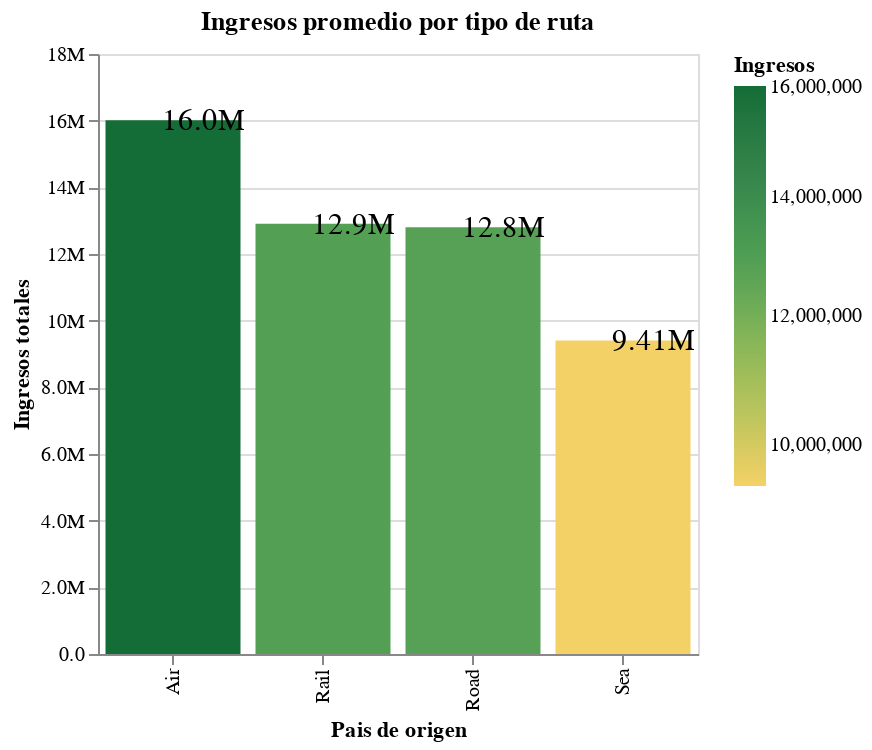

Notebook code for this chart:
### Code cell
line = alt.Chart(medios_transporte_sta_sales_mean).mark_bar().encode(
    x=alt.X('transport_mode' , title='Pais de origen ',sort=alt.SortArray(['Porcentaje_apoyo_sales'])),
    y=alt.Y('total_value', title='Ingresos totales'),
    color=alt.Color("total_value", legend=alt.Legend(title="Ingresos"),scale=alt.Scale(scheme='goldgreen',type= 'sqrt')),   
)

area= alt.Chart(medios_transporte_sta_sales_mean).mark_area(opacity=0.3).encode(
    x=alt.X('transport_mode',sort=alt.SortArray(['total_value'])),
    y=alt.Y('total_value',stack=None,axis=alt.Axis(format=".2s") )
    # color="product"
).mark_text(align='center',dx=15,size=15).encode(text = alt.Text('total_value:Q', format = ".3s"))

(line + area ).properties(width=300, title="Ingresos promedio por tipo de ruta").interactive()

### Figure 1 — Vega-Lite specification as saved in the notebook (floating-point values rounded to 4 significant figures)
{"config": {"view": {"continuousWidth": 400, "continuousHeight": 300}}, "layer": [{"mark": "bar", "encoding": {"color": {"field": "total_value", "legend": {"title": "Ingresos"}, "scale": {"scheme": "goldgreen", "type": "sqrt"}, "type": "quantitative"}, "x": {"field": "transport_mode", "sort": ["Porcentaje_apoyo_sales"], "title": "Pais de origen ", "type": "nominal"}, "y": {"field": "total_value", "title": "Ingresos totales", "type": "quantitative"}}, "selection": {"selector004": {"type": "interval", "bind": "scales", "encodings": ["x", "y"]}}}, {"mark": {"type": "text", "align": "center", "dx": 15, "size": 15}, "encoding": {"text": {"field": "total_value", "format": ".3s", "type": "quantitative"}, "x": {"field": "transport_mode", "sort": ["total_value"], "type": "nominal"}, "y": {"axis": {"format": ".2s"}, "field": "total_value", "stack": null, "type": "quantitative"}}}], "data": {"name": "data-8b0b71990e41843f43ce3cc04d026373"}, "title": "Ingresos promedio por tipo de ruta", "width": 300, "$schema": "https://vega.github.io/schema/vega-lite/v4.17.0.json", "datasets": {"data-8b0b71990e41843f43ce3cc04d026373": [{"transport_mode": "Air", "total_value": 16020000.0}, {"transport_mode": "Rail", "total_value": 12900000.0}, {"transport_mode": "Road", "total_value": 12810000.0}, {"transport_mode": "Sea", "total_value": 9406000.0}]}}
